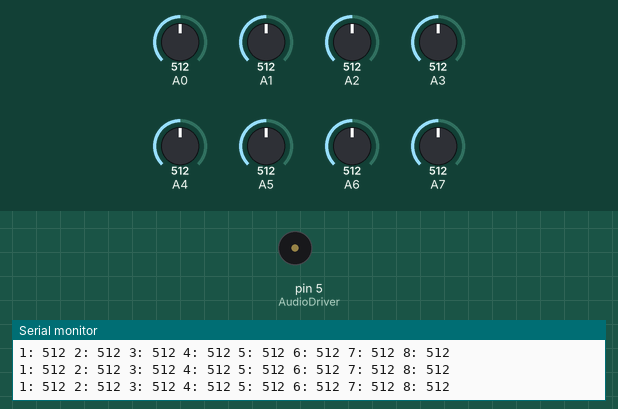
A sketch run on a simulated Arduino Mega 2560, built with avr-gcc and run on an emulated ATmega2560. Parts: buzzer (waves = sounding), the last lines printed to the serial monitor. The inputs (shaded band) are chosen by the test bench; at power-on: A1 = 512, A0 = 512, A3 = 512, A2 = 512, A4 = 512, A5 = 512, A6 = 512, A7 = 512.

Above: at 1.2 s.
1.3 s: A1 set to 37
4.3 s: A1 set to 32
At 5.6 s:
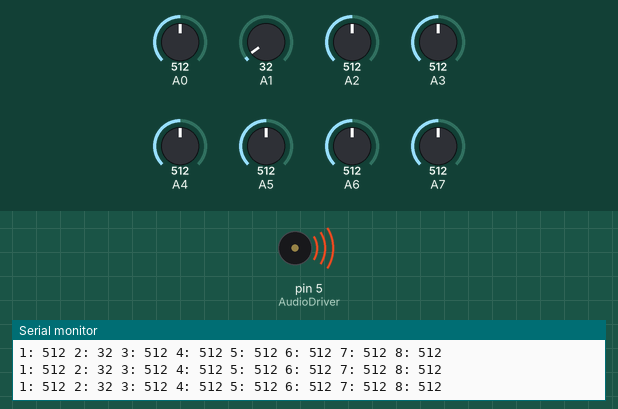
5.9 s: A0 set to 108
8.9 s: A0 set to 88
11.9 s: A3 set to 109
14.9 s: A3 set to 94
Timing chart, 0 to 17.9 s (numbered marks = the images above; inputs shaded):
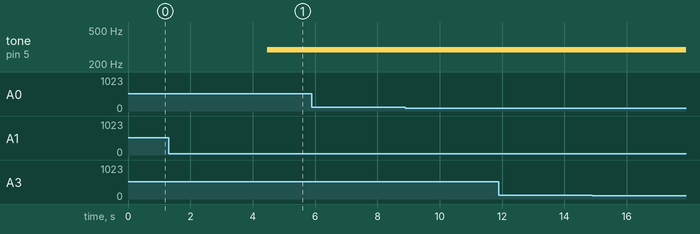

The sketch:

Piano_Code.ino
```cpp
#include "sounds.h"
//Port Inputs
#define Key1  16
#define Key2  17
#define Key3  18
#define Key4  19
#define Key5  20
#define Key6  21
#define Key7  22
#define Key8  23

#define Key1Base 55
#define Key2Base 55
#define Key3Base 55
#define Key4Base 55
#define Key5Base 55
#define Key6Base 60
#define Key7Base 55
#define Key8Base 55

#define Key1Low 25
#define Key2Low 35
#define Key3Low 33
#define Key4Low 30
#define Key5Low 38
#define Key6Low 40
#define Key7Low 30
#define Key8Low 25


int currentNote = -1;
int KeyPressed[] = {-1, -1, -1, -1,
                    -1, -1, -1, -1};
int arrayFilled = 0;

//Powers the Port Inputs
#define Power 4

//Speaker Port Number
#define AudioDriver 5


void setup()
{

  Serial.begin(9600);

  //setup Key's to receive input
  pinMode(Key1, INPUT);
  pinMode(Key2, INPUT);
  pinMode(Key3, INPUT);
  pinMode(Key4, INPUT);
  pinMode(Key5, INPUT);
  pinMode(Key6, INPUT);
  pinMode(Key7, INPUT);
  pinMode(Key8, INPUT);

  //set drivers
  pinMode(Power, OUTPUT);


  digitalWrite(Power, HIGH);

}

void printReads()
{

  Serial.print("1: ");
  Serial.print(analogRead(Key1));
  Serial.print(" 2: ");
  Serial.print(analogRead(Key2));
  Serial.print(" 3: ");
  Serial.print(analogRead(Key3));
  Serial.print(" 4: ");
  Serial.print(analogRead(Key4));
  Serial.print(" 5: ");
  Serial.print(analogRead(Key5));
  Serial.print(" 6: ");
  Serial.print(analogRead(Key6));
  Serial.print(" 7: ");
  Serial.print(analogRead(Key7));
  Serial.print(" 8: ");
  Serial.println(analogRead(Key8));
}

void printArrayValues()
{
  for(int i = 0; i < 8; i++)
  {
    Serial.print(i);
    Serial.print(": ");
    Serial.print(KeyPressed[i]);
    Serial.print(" ");
  }
  Serial.println(" ");
}


void loop()
{
  delay(50);
  printReads();
  if (analogRead(Key1) < Key1Low)
  {
    addToArray(Key1);
  }
  if(analogRead(Key2) < Key2Low)
  {
    addToArray(Key2);
  }
  if (analogRead(Key3) < Key3Low)
  {
    addToArray(Key3);
  }
  if(analogRead(Key4) < Key4Low)
  {
        addToArray(Key4);
  }
  if (analogRead(Key5) < Key5Low)
  {
//        addToArray(Key5);
  }
  if(analogRead(Key6) < Key6Low)
  {
        addToArray(Key6);
  }
  if (analogRead(Key7) < Key7Low)
  {
        addToArray(Key7);
  }
  if(analogRead(Key8) < Key8Low)
  {
        addToArray(Key8);
  }
  if(analogRead(Key1) > Key1Base)
  {
    removeFromArray(Key1);
  }
  if(analogRead(Key2) > Key2Base)
  {
        removeFromArray(Key2);
  }
  if(analogRead(Key3) > Key3Base)
  {
        removeFromArray(Key3);
  }
  if(analogRead(Key4) > Key4Base)
  {
        removeFromArray(Key4);
  }
  if(analogRead(Key5) > Key5Base)
  {
        removeFromArray(Key5);
  }
  if(analogRead(Key6) > Key6Base)
  {
        removeFromArray(Key6);
  }
  if(analogRead(Key7) > Key7Base)
  {
        removeFromArray(Key7);
  }
  if(analogRead(Key8) > Key8Base)
  {
        removeFromArray(Key8);
  }

  playHighestNote();


}

void playHighestNote()
{
  if(KeyPressed[0] != currentNote)
  {
    Serial.print("Current Note Changed to: ");
    Serial.println(KeyPressed[0]);
    currentNote = KeyPressed[0];
    if(currentNote == -1)
    {
      UnpressKey();
    }
    else
    {
      Serial.print("Attempting to Play: ");
      Serial.println(getFrequency(currentNote));
      setCurrentSound(currentNote);
    }
  }

}

void addToArray(int keyNum)
{
   if(arrayFilled == 8)
   {
     return;
   }
   for(int i = 0; i < 8; i++)
   {
     if(KeyPressed[i] == keyNum)
     {
       return;
     }
   }

   for(int i = 6; i >= 0; i--)
   {
     KeyPressed[i+1] = KeyPressed[i];
   }
   Serial.print(keyNum);
   Serial.println(" was pressed!");
   KeyPressed[0] = keyNum;
  printArrayValues();
   arrayFilled++;

}

void removeFromArray(int keyNum)
{
  if(arrayFilled <= 0)
    return;

   int index = 9;

   for(int i = 0; i < 7; i++)
     if(KeyPressed[i] == keyNum)
       index = i;

   if(index == 9)
      return;


   for(; index < 7; index++)
     KeyPressed[index] = KeyPressed[index+1];

   KeyPressed[7] = -1;
   arrayFilled--;
}

int getFrequency(int note)
{
  Serial.print("note val: ");
  Serial.println(note);
  switch(note)
  {
    case Key1:
      return NOTE_C4;
    case Key2:
      return NOTE_D4;
    case Key3:
      return NOTE_E4;
    case Key4:
      return NOTE_F4;
    case Key5:
      return NOTE_G4;
    case Key6:
      return NOTE_A4;
    case Key7:
      return NOTE_B4;
    case Key8:
      return NOTE_C5;
  }
  return 0;
}

void setCurrentSound(int note)
{
  tone(AudioDriver, getFrequency(note));
}


void UnpressKey ()
{
  noTone(AudioDriver);
}
```

sounds.h
```cpp
/*************************************************
 * Public Constants
 *************************************************/

#define NOTE_B0  31
#define NOTE_C1  33
#define NOTE_CS1 35
#define NOTE_D1  37
#define NOTE_DS1 39
#define NOTE_E1  41
#define NOTE_F1  44
#define NOTE_FS1 46
#define NOTE_G1  49
#define NOTE_GS1 52
#define NOTE_A1  55
#define NOTE_AS1 58
#define NOTE_B1  62
#define NOTE_C2  65
#define NOTE_CS2 69
#define NOTE_D2  73
#define NOTE_DS2 78
#define NOTE_E2  82
#define NOTE_F2  87
#define NOTE_FS2 93
#define NOTE_G2  98
#define NOTE_GS2 104
#define NOTE_A2  110
#define NOTE_AS2 117
#define NOTE_B2  123
#define NOTE_C3  131
#define NOTE_CS3 139
#define NOTE_D3  147
#define NOTE_DS3 156
#define NOTE_E3  165
#define NOTE_F3  175
#define NOTE_FS3 185
#define NOTE_G3  196
#define NOTE_GS3 208
#define NOTE_A3  220
#define NOTE_AS3 233
#define NOTE_B3  247
#define NOTE_C4  262
#define NOTE_CS4 277
#define NOTE_D4  294
#define NOTE_DS4 311
#define NOTE_E4  330
#define NOTE_F4  349
#define NOTE_FS4 370
#define NOTE_G4  392
#define NOTE_GS4 415
#define NOTE_A4  440
#define NOTE_AS4 466
#define NOTE_B4  494
#define NOTE_C5  523
#define NOTE_CS5 554
#define NOTE_D5  587
#define NOTE_DS5 622
#define NOTE_E5  659
#define NOTE_F5  698
#define NOTE_FS5 740
#define NOTE_G5  784
#define NOTE_GS5 831
#define NOTE_A5  880
#define NOTE_AS5 932
#define NOTE_B5  988
#define NOTE_C6  1047
#define NOTE_CS6 1109
#define NOTE_D6  1175
#define NOTE_DS6 1245
#define NOTE_E6  1319
#define NOTE_F6  1397
#define NOTE_FS6 1480
#define NOTE_G6  1568
#define NOTE_GS6 1661
#define NOTE_A6  1760
#define NOTE_AS6 1865
#define NOTE_B6  1976
#define NOTE_C7  2093
#define NOTE_CS7 2217
#define NOTE_D7  2349
#define NOTE_DS7 2489
#define NOTE_E7  2637
#define NOTE_F7  2794
#define NOTE_FS7 2960
#define NOTE_G7  3136
#define NOTE_GS7 3322
#define NOTE_A7  3520
#define NOTE_AS7 3729
#define NOTE_B7  3951
#define NOTE_C8  4186
#define NOTE_CS8 4435
#define NOTE_D8  4699
#define NOTE_DS8 4978
```

Measured:
- the behaviour switches between 35 and 34 on A1 (found by bisection; images 0 and 1)
- after the input at 4.3 s, tone on pin 5 (AudioDriver): silent → 294 Hz after 0.17 s
